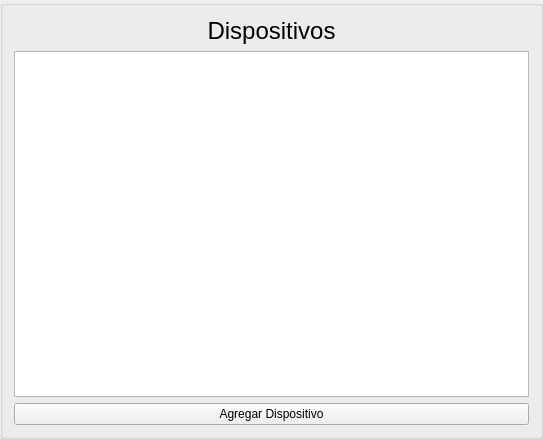
<?xml version="1.0" encoding="UTF-8"?>
<ui version="4.0">
 <class>FormIndexDispositivos</class>
 <widget class="QGroupBox" name="FormIndexDispositivos">
  <property name="geometry">
   <rect>
    <x>0</x>
    <y>0</y>
    <width>543</width>
    <height>439</height>
   </rect>
  </property>
  <property name="windowTitle">
   <string>GroupBox</string>
  </property>
  <layout class="QVBoxLayout" name="verticalLayout">
   <item>
    <widget class="QLabel" name="label">
     <property name="font">
      <font>
       <pointsize>18</pointsize>
      </font>
     </property>
     <property name="text">
      <string>Dispositivos</string>
     </property>
     <property name="alignment">
      <set>Qt::AlignCenter</set>
     </property>
    </widget>
   </item>
   <item>
    <widget class="QTableWidget" name="tabla_dispositivos"/>
   </item>
   <item>
    <widget class="QPushButton" name="btn_agragar_dispositivo">
     <property name="text">
      <string>Agregar Dispositivo</string>
     </property>
    </widget>
   </item>
  </layout>
 </widget>
 <resources/>
 <connections/>
</ui>
